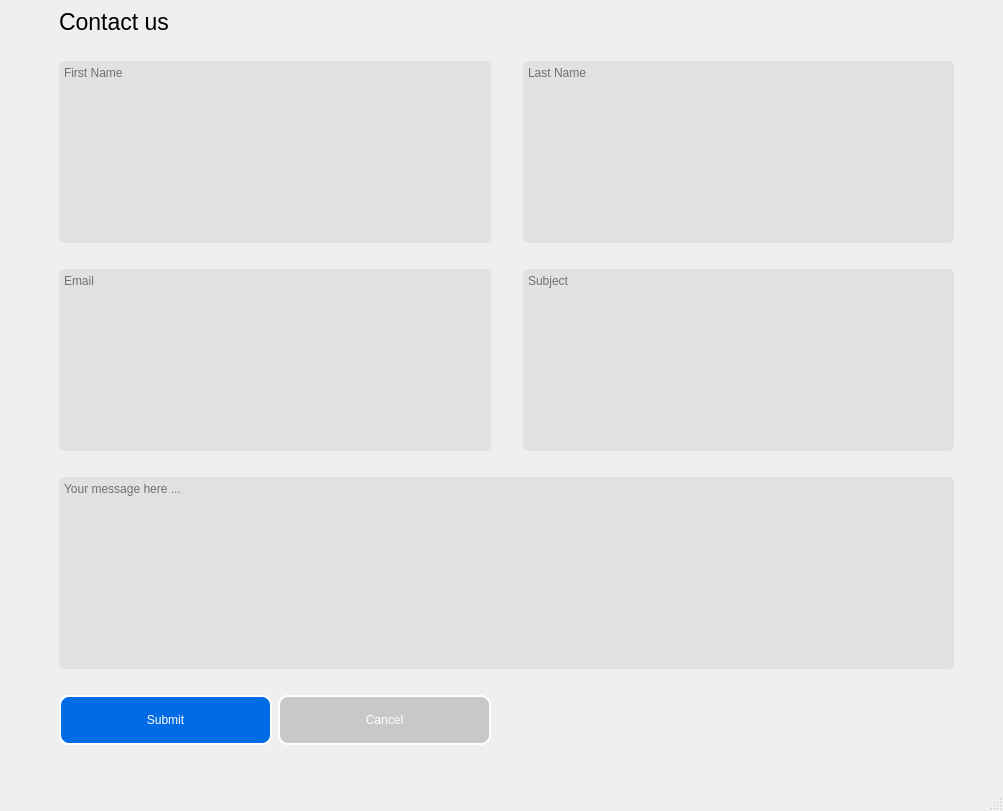
<?xml version="1.0" encoding="UTF-8"?>
<ui version="4.0">
 <class>MainWindow</class>
 <widget class="QMainWindow" name="MainWindow">
  <property name="geometry">
   <rect>
    <x>0</x>
    <y>0</y>
    <width>1003</width>
    <height>811</height>
   </rect>
  </property>
  <property name="minimumSize">
   <size>
    <width>620</width>
    <height>500</height>
   </size>
  </property>
  <property name="windowTitle">
   <string>MainWindow</string>
  </property>
  <widget class="QWidget" name="centralwidget">
   <layout class="QGridLayout" name="gridLayout_8">
    <item row="0" column="0">
     <layout class="QGridLayout" name="gridLayout">
      <property name="sizeConstraint">
       <enum>QLayout::SetNoConstraint</enum>
      </property>
      <item row="1" column="0" rowspan="4">
       <layout class="QGridLayout" name="gridLayout_7">
        <item row="5" column="1">
         <spacer name="verticalSpacer_3">
          <property name="orientation">
           <enum>Qt::Vertical</enum>
          </property>
          <property name="sizeType">
           <enum>QSizePolicy::Preferred</enum>
          </property>
          <property name="sizeHint" stdset="0">
           <size>
            <width>40</width>
            <height>20</height>
           </size>
          </property>
         </spacer>
        </item>
        <item row="9" column="1">
         <layout class="QHBoxLayout" name="horizontalLayout_6">
          <item>
           <widget class="QPushButton" name="example_button_blue_7">
            <property name="enabled">
             <bool>true</bool>
            </property>
            <property name="minimumSize">
             <size>
              <width>50</width>
              <height>50</height>
             </size>
            </property>
            <property name="focusPolicy">
             <enum>Qt::StrongFocus</enum>
            </property>
            <property name="styleSheet">
             <string notr="true">background-color:rgb(1, 107, 229);
color:white;
font: 75 8pt &quot;SansSerif&quot;;
border-style:outset;
border-width:2px;
border-radius:10px;
border-color:white;</string>
            </property>
            <property name="text">
             <string>Submit</string>
            </property>
            <property name="autoDefault">
             <bool>false</bool>
            </property>
            <property name="default">
             <bool>false</bool>
            </property>
            <property name="flat">
             <bool>false</bool>
            </property>
           </widget>
          </item>
          <item>
           <widget class="QPushButton" name="example_button_blue_4">
            <property name="enabled">
             <bool>true</bool>
            </property>
            <property name="sizePolicy">
             <sizepolicy hsizetype="Preferred" vsizetype="Preferred">
              <horstretch>0</horstretch>
              <verstretch>0</verstretch>
             </sizepolicy>
            </property>
            <property name="minimumSize">
             <size>
              <width>50</width>
              <height>50</height>
             </size>
            </property>
            <property name="focusPolicy">
             <enum>Qt::StrongFocus</enum>
            </property>
            <property name="toolTipDuration">
             <number>-1</number>
            </property>
            <property name="styleSheet">
             <string notr="true">background-color:	rgb(200, 200, 200);
color:white;
font: 75 8pt &quot;SansSerif&quot;;
border-style:outset;
border-width:2px;
border-radius:10px;
border-color:white;</string>
            </property>
            <property name="text">
             <string>Cancel</string>
            </property>
            <property name="autoDefault">
             <bool>false</bool>
            </property>
            <property name="default">
             <bool>false</bool>
            </property>
            <property name="flat">
             <bool>false</bool>
            </property>
           </widget>
          </item>
         </layout>
        </item>
        <item row="1" column="1">
         <spacer name="verticalSpacer_4">
          <property name="orientation">
           <enum>Qt::Vertical</enum>
          </property>
          <property name="sizeType">
           <enum>QSizePolicy::Preferred</enum>
          </property>
          <property name="sizeHint" stdset="0">
           <size>
            <width>40</width>
            <height>20</height>
           </size>
          </property>
         </spacer>
        </item>
        <item row="2" column="0">
         <spacer name="horizontalSpacer_12">
          <property name="orientation">
           <enum>Qt::Horizontal</enum>
          </property>
          <property name="sizeType">
           <enum>QSizePolicy::Preferred</enum>
          </property>
          <property name="sizeHint" stdset="0">
           <size>
            <width>50</width>
            <height>10</height>
           </size>
          </property>
         </spacer>
        </item>
        <item row="2" column="2">
         <spacer name="horizontalSpacer_9">
          <property name="orientation">
           <enum>Qt::Horizontal</enum>
          </property>
          <property name="sizeType">
           <enum>QSizePolicy::Minimum</enum>
          </property>
          <property name="sizeHint" stdset="0">
           <size>
            <width>20</width>
            <height>10</height>
           </size>
          </property>
         </spacer>
        </item>
        <item row="4" column="1">
         <widget class="QTextEdit" name="textEdit_2">
          <property name="sizePolicy">
           <sizepolicy hsizetype="Preferred" vsizetype="Preferred">
            <horstretch>255</horstretch>
            <verstretch>255</verstretch>
           </sizepolicy>
          </property>
          <property name="minimumSize">
           <size>
            <width>0</width>
            <height>0</height>
           </size>
          </property>
          <property name="focusPolicy">
           <enum>Qt::StrongFocus</enum>
          </property>
          <property name="styleSheet">
           <string notr="true">background-color: 	rgb(225, 225, 225);
font: 75 8pt &quot;SansSerif&quot;;
border-color: rgb(225, 225, 225);
border-style:solid;
border-width:1px;
border-radius:5px;

</string>
          </property>
          <property name="tabChangesFocus">
           <bool>true</bool>
          </property>
          <property name="placeholderText">
           <string>Email</string>
          </property>
         </widget>
        </item>
        <item row="2" column="3">
         <widget class="QTextEdit" name="textEdit_4">
          <property name="sizePolicy">
           <sizepolicy hsizetype="Preferred" vsizetype="Preferred">
            <horstretch>255</horstretch>
            <verstretch>255</verstretch>
           </sizepolicy>
          </property>
          <property name="minimumSize">
           <size>
            <width>0</width>
            <height>0</height>
           </size>
          </property>
          <property name="baseSize">
           <size>
            <width>0</width>
            <height>0</height>
           </size>
          </property>
          <property name="focusPolicy">
           <enum>Qt::StrongFocus</enum>
          </property>
          <property name="toolTip">
           <string/>
          </property>
          <property name="layoutDirection">
           <enum>Qt::LeftToRight</enum>
          </property>
          <property name="styleSheet">
           <string notr="true">background-color: 	rgb(225, 225, 225);
font: 75 8pt &quot;SansSerif&quot;;
border-color: rgb(225, 225, 225);
border-style:solid;
border-width:1px;
border-radius:5px;

</string>
          </property>
          <property name="tabChangesFocus">
           <bool>true</bool>
          </property>
          <property name="placeholderText">
           <string>Last Name</string>
          </property>
         </widget>
        </item>
        <item row="4" column="3">
         <widget class="QTextEdit" name="textEdit_3">
          <property name="sizePolicy">
           <sizepolicy hsizetype="Preferred" vsizetype="Preferred">
            <horstretch>255</horstretch>
            <verstretch>255</verstretch>
           </sizepolicy>
          </property>
          <property name="minimumSize">
           <size>
            <width>0</width>
            <height>0</height>
           </size>
          </property>
          <property name="focusPolicy">
           <enum>Qt::StrongFocus</enum>
          </property>
          <property name="styleSheet">
           <string notr="true">background-color: 	rgb(225, 225, 225);
font: 75 8pt &quot;SansSerif&quot;;
border-color: rgb(225, 225, 225);
border-style:solid;
border-width:1px;
border-radius:5px;

</string>
          </property>
          <property name="tabChangesFocus">
           <bool>true</bool>
          </property>
          <property name="placeholderText">
           <string>Subject</string>
          </property>
         </widget>
        </item>
        <item row="2" column="1">
         <widget class="QTextEdit" name="textEdit_5">
          <property name="sizePolicy">
           <sizepolicy hsizetype="Preferred" vsizetype="Preferred">
            <horstretch>255</horstretch>
            <verstretch>255</verstretch>
           </sizepolicy>
          </property>
          <property name="minimumSize">
           <size>
            <width>0</width>
            <height>0</height>
           </size>
          </property>
          <property name="focusPolicy">
           <enum>Qt::StrongFocus</enum>
          </property>
          <property name="styleSheet">
           <string notr="true">background-color: 	rgb(225, 225, 225);
font: 75 8pt &quot;SansSerif&quot;;
border-color: rgb(225, 225, 225);
border-style:solid;
border-width:1px;
border-radius:5px;

</string>
          </property>
          <property name="tabChangesFocus">
           <bool>true</bool>
          </property>
          <property name="placeholderText">
           <string>First Name</string>
          </property>
         </widget>
        </item>
        <item row="7" column="1" colspan="3">
         <widget class="QTextEdit" name="textEdit_6">
          <property name="enabled">
           <bool>true</bool>
          </property>
          <property name="focusPolicy">
           <enum>Qt::StrongFocus</enum>
          </property>
          <property name="layoutDirection">
           <enum>Qt::LeftToRight</enum>
          </property>
          <property name="styleSheet">
           <string notr="true">background-color: 	rgb(225, 225, 225);
font: 75 8pt &quot;SansSerif&quot;;
border-color: rgb(225, 225, 225);
border-style:solid;
border-width:1px;
border-radius:5px;

</string>
          </property>
          <property name="tabChangesFocus">
           <bool>true</bool>
          </property>
          <property name="placeholderText">
           <string>Your message here ...</string>
          </property>
         </widget>
        </item>
        <item row="3" column="3">
         <spacer name="verticalSpacer_2">
          <property name="orientation">
           <enum>Qt::Vertical</enum>
          </property>
          <property name="sizeType">
           <enum>QSizePolicy::Preferred</enum>
          </property>
          <property name="sizeHint" stdset="0">
           <size>
            <width>40</width>
            <height>20</height>
           </size>
          </property>
         </spacer>
        </item>
        <item row="0" column="1">
         <widget class="QLabel" name="label">
          <property name="font">
           <font>
            <pointsize>17</pointsize>
            <kerning>false</kerning>
           </font>
          </property>
          <property name="text">
           <string>Contact us</string>
          </property>
         </widget>
        </item>
        <item row="2" column="4">
         <spacer name="horizontalSpacer_10">
          <property name="orientation">
           <enum>Qt::Horizontal</enum>
          </property>
          <property name="sizeType">
           <enum>QSizePolicy::Preferred</enum>
          </property>
          <property name="sizeHint" stdset="0">
           <size>
            <width>40</width>
            <height>20</height>
           </size>
          </property>
         </spacer>
        </item>
        <item row="8" column="1">
         <spacer name="verticalSpacer">
          <property name="orientation">
           <enum>Qt::Vertical</enum>
          </property>
          <property name="sizeType">
           <enum>QSizePolicy::Preferred</enum>
          </property>
          <property name="sizeHint" stdset="0">
           <size>
            <width>20</width>
            <height>20</height>
           </size>
          </property>
         </spacer>
        </item>
       </layout>
      </item>
      <item row="6" column="0">
       <spacer name="verticalSpacer_5">
        <property name="orientation">
         <enum>Qt::Vertical</enum>
        </property>
        <property name="sizeType">
         <enum>QSizePolicy::Preferred</enum>
        </property>
        <property name="sizeHint" stdset="0">
         <size>
          <width>20</width>
          <height>40</height>
         </size>
        </property>
       </spacer>
      </item>
     </layout>
    </item>
   </layout>
  </widget>
  <widget class="QMenuBar" name="menubar">
   <property name="geometry">
    <rect>
     <x>0</x>
     <y>0</y>
     <width>1003</width>
     <height>26</height>
    </rect>
   </property>
  </widget>
  <widget class="QStatusBar" name="statusbar"/>
 </widget>
 <resources/>
 <connections/>
</ui>
